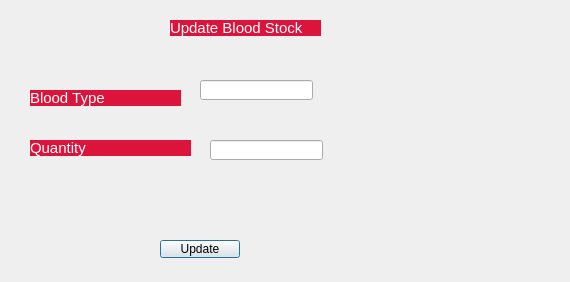
<?xml version="1.0" encoding="UTF-8"?>
<ui version="4.0">
 <class>UpdateBloodStockDialog</class>
 <widget class="QDialog" name="UpdateBloodStockDialog">
  <property name="geometry">
   <rect>
    <x>0</x>
    <y>0</y>
    <width>570</width>
    <height>282</height>
   </rect>
  </property>
  <property name="windowTitle">
   <string>Dialog</string>
  </property>
  <widget class="QPushButton" name="pushButton">
   <property name="geometry">
    <rect>
     <x>160</x>
     <y>240</y>
     <width>80</width>
     <height>18</height>
    </rect>
   </property>
   <property name="text">
    <string>Update</string>
   </property>
  </widget>
  <widget class="QLabel" name="label">
   <property name="geometry">
    <rect>
     <x>30</x>
     <y>90</y>
     <width>151</width>
     <height>16</height>
    </rect>
   </property>
   <property name="styleSheet">
    <string notr="true">QLabel{
font-size:15px;
background: crimson;
color:white;
}</string>
   </property>
   <property name="text">
    <string>Blood Type</string>
   </property>
  </widget>
  <widget class="QLabel" name="label_2">
   <property name="geometry">
    <rect>
     <x>30</x>
     <y>140</y>
     <width>161</width>
     <height>16</height>
    </rect>
   </property>
   <property name="styleSheet">
    <string notr="true">QLabel{
font-size:15px;
background: crimson;
color:white;
}</string>
   </property>
   <property name="text">
    <string>Quantity </string>
   </property>
  </widget>
  <widget class="QLineEdit" name="lineEdit">
   <property name="geometry">
    <rect>
     <x>200</x>
     <y>80</y>
     <width>113</width>
     <height>20</height>
    </rect>
   </property>
  </widget>
  <widget class="QLineEdit" name="lineEdit_2">
   <property name="geometry">
    <rect>
     <x>210</x>
     <y>140</y>
     <width>113</width>
     <height>20</height>
    </rect>
   </property>
  </widget>
  <widget class="QLabel" name="label_3">
   <property name="geometry">
    <rect>
     <x>170</x>
     <y>20</y>
     <width>151</width>
     <height>16</height>
    </rect>
   </property>
   <property name="styleSheet">
    <string notr="true">QLabel{
font-size:15px;
background: crimson;
color:white;
}</string>
   </property>
   <property name="text">
    <string>Update Blood Stock</string>
   </property>
  </widget>
 </widget>
 <resources/>
 <connections/>
</ui>
